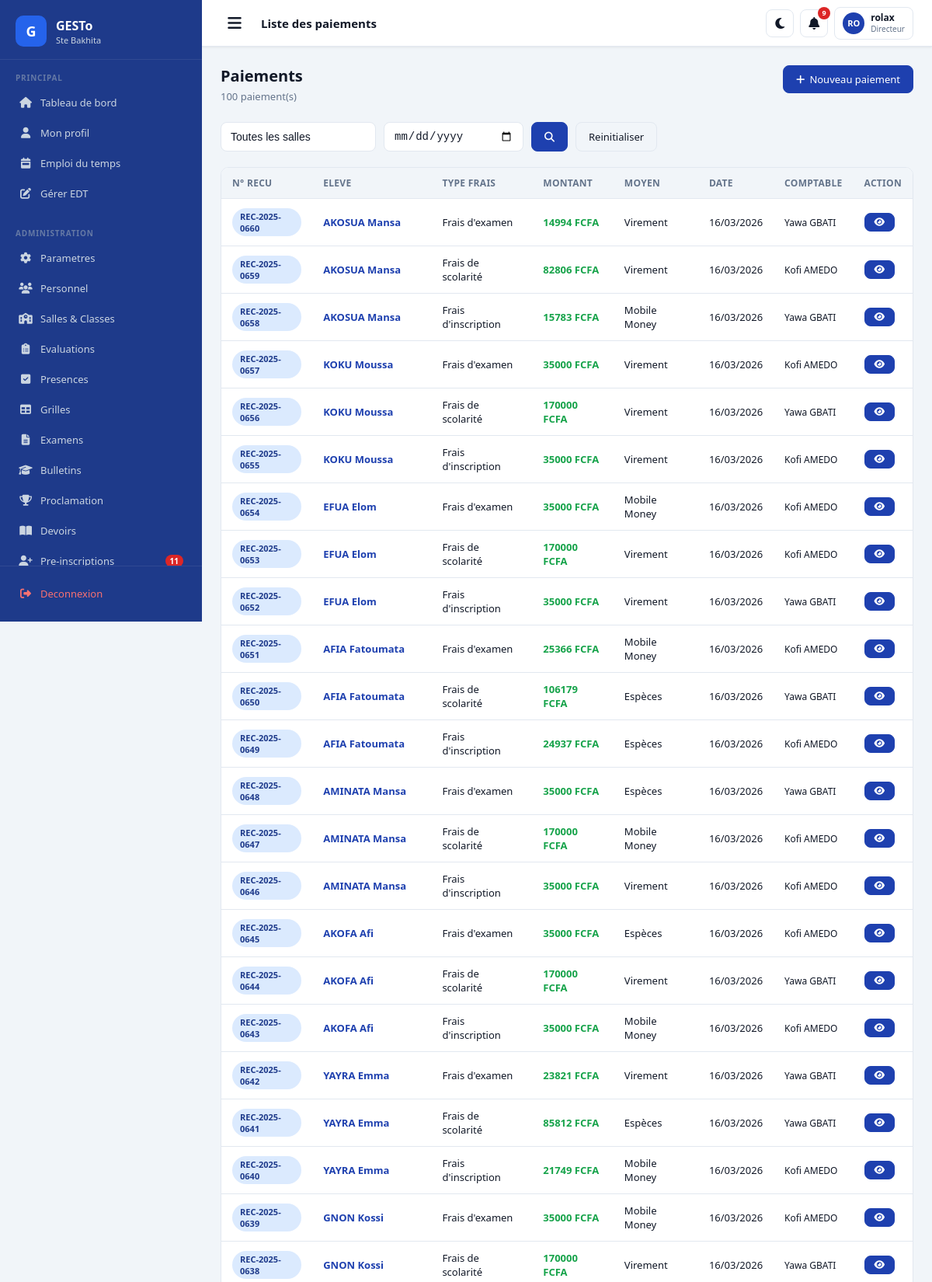
/finance/paiements/ (signed in, upper part), run on the app's committed database.
### apps/authentication/models.py (models this page shows, shortened)
class CustomUser(AbstractUser):
    ROLES = [
        ('DIRECTEUR', 'Directeur'),
        ('CENSEUR', 'Censeur'),
        ('PROFESSEUR', 'Professeur'),
        ('COMPTABLE', 'Comptable'),
        ('SURVEILLANT', 'Surveillant'),
        ('SECRETAIRE', 'Secrétaire'),
        ('PARENT', 'Parent'),
        ('ELEVE', 'Élève'),
    ]
    role = models.CharField(max_length=20, choices=ROLES, default='ELEVE')
    telephone = models.CharField(max_length=20, blank=True)
    telephone_wa = models.CharField(max_length=20, blank=True,
        help_text="Numéro WhatsApp avec indicatif ex: +22890000000")
    wa_verifie = models.BooleanField(default=False)
    photo = models.ImageField(upload_to='photos/personnel/', null=True, blank=True)
    adresse = models.CharField(max_length=200, blank=True)
    specialite = models.CharField(max_length=100, blank=True)
    date_prise_service = models.DateField(null=True, blank=True)
    preferences_notifications = models.JSONField(default=dict, blank=True)
    created_at = models.DateTimeField(auto_now_add=True)
    class Meta:
        verbose_name = 'Utilisateur'
        verbose_name_plural = 'Utilisateurs'
    @property
    def nom_complet(self):
        return self.get_full_name() or self.username

### apps/finance/models.py (models this page shows, shortened)
class Paiement(models.Model):
    MOYENS = [
        ('ESPECES', 'Espèces'), ('VIREMENT', 'Virement'),
        ('MOBILE_MONEY', 'Mobile Money'), ('CHEQUE', 'Chèque'),
    ]
    eleve = models.ForeignKey(
        'students.Eleve', on_delete=models.CASCADE, related_name='paiements')
    frais = models.ForeignKey(
        FraisEleve, on_delete=models.CASCADE, related_name='paiements')
    montant = models.DecimalField(max_digits=10, decimal_places=2)
    moyen = models.CharField(max_length=20, choices=MOYENS, default='ESPECES')
    reference = models.CharField(max_length=50, blank=True)
    date_paiement = models.DateField(auto_now_add=True)
    recu_par = models.ForeignKey(
        'authentication.CustomUser', on_delete=models.SET_NULL, null=True)
    numero_recu = models.CharField(max_length=30, blank=True)
    created_at = models.DateTimeField(auto_now_add=True)

class FraisEleve(models.Model):
    eleve = models.ForeignKey(
        'students.Eleve', on_delete=models.CASCADE, related_name='frais')
    type_frais = models.ForeignKey(TypeFrais, on_delete=models.CASCADE)
    annee = models.ForeignKey('academic.AnneeScolaire', on_delete=models.CASCADE)
    montant = models.DecimalField(max_digits=10, decimal_places=2)
    montant_paye = models.DecimalField(max_digits=10, decimal_places=2, default=0)
    created_at = models.DateTimeField(auto_now_add=True)
    class Meta:
        unique_together = ['eleve', 'type_frais', 'annee']

class TypeFrais(models.Model):
    nom = models.CharField(max_length=100)
    description = models.CharField(max_length=200, blank=True)
    est_obligatoire = models.BooleanField(default=True)

### apps/students/models.py (models this page shows, shortened)
class Eleve(models.Model):
    SEXES = [('M', 'Masculin'), ('F', 'Féminin')]
    STATUTS = [
        ('INSCRIT', 'Inscrit'), ('ACTIF', 'Actif'),
        ('SUSPENDU', 'Suspendu'), ('EXCLU', 'Exclu'), ('TRANSFERE', 'Transféré'),
    ]
    user = models.OneToOneField(
        'authentication.CustomUser', on_delete=models.CASCADE,
        related_name='profil_eleve', null=True, blank=True)
    matricule = models.CharField(max_length=30, unique=True)
    nom = models.CharField(max_length=100)
    prenom = models.CharField(max_length=100)
    sexe = models.CharField(max_length=1, choices=SEXES)
    date_naissance = models.DateField(null=True, blank=True)
    lieu_naissance = models.CharField(max_length=100, blank=True)
    photo = models.ImageField(upload_to='photos/eleves/', null=True, blank=True)
    statut = models.CharField(max_length=20, choices=STATUTS, default='INSCRIT')
    redoublant = models.BooleanField(default=False)
    contact_urgence = models.CharField(max_length=100, blank=True)
    telephone_urgence = models.CharField(max_length=20, blank=True)
    groupe_sanguin = models.CharField(max_length=5, blank=True)
    allergies = models.TextField(blank=True)
    created_at = models.DateTimeField(auto_now_add=True)
    class Meta:
        verbose_name = 'Élève'
        ordering = ['nom', 'prenom']
    @property
    def nom_complet(self):
        return f"{self.nom} {self.prenom}"

### apps/finance/views.py (the view)
        def wrapper(request, *args, **kwargs):
            if not request.user.is_authenticated:
                return redirect('login')
            if not (request.user.is_superuser or request.user.role in roles):
                messages.error(request, "Acces refuse.")
                return redirect('dashboard')
            return view_func(request, *args, **kwargs)

### apps/academic/models.py (called while the page is built)
    @classmethod
    def active(cls):
        return cls.objects.filter(est_active=True).first()

    @classmethod
    def active(cls, annee=None):
        qs = cls.objects.filter(est_active=True)
        if annee:
            qs = qs.filter(annee=annee)
        return qs.first()

### apps/core/templatetags/extras.py (called while the page is built)
@register.filter
def initiales(user):
    try:
        f = (user.first_name or '')[:1].upper()
        l = (user.last_name or '')[:1].upper()
        return f"{f}{l}" or user.username[:2].upper()
    except Exception:
        return '??'

### apps/finance/views.py (called while the page is built)
def role_requis(*roles):
    def decorator(view_func):
        def wrapper(request, *args, **kwargs):
            if not request.user.is_authenticated:
                return redirect('login')
            if not (request.user.is_superuser or request.user.role in roles):
                messages.error(request, "Acces refuse.")
                return redirect('dashboard')
            return view_func(request, *args, **kwargs)
        wrapper.__name__ = view_func.__name__
        return wrapper
    return decorator

### templates/finance/liste_paiements.html (shortened to what this page needs)
{% extends 'base.html' %}
{% block page_title %}Liste des paiements{% endblock %}
{% block content %}
<div class="page-header">
  <div>
    <h1>Paiements</h1>
    <p>{{ paiements.count }} paiement(s)</p>
  </div>
  <a href="{% url 'nouveau_paiement' %}" class="btn btn-primary">
    <i class="fas fa-plus"></i> Nouveau paiement
  </a>
</div>
<form method="get"
      style="display:flex;gap:10px;margin-bottom:20px;flex-wrap:wrap">
  <select name="salle" class="form-control" style="max-width:200px"
          onchange="this.form.submit()">
    <option value="">Toutes les salles</option>
  </select>
  <input type="date" name="date" value="{{ date_filtre }}"
         class="form-control" style="max-width:180px">
  <button type="submit" class="btn btn-primary">
    <i class="fas fa-search"></i>
  </button>
  <a href="{% url 'liste_paiements' %}" class="btn btn-secondary">
    Reinitialiser
  </a>
</form>
<div class="table-container">
  <table class="table">
    <thead>
      <tr>
        <th>N° Recu</th>
        <th>Eleve</th>
        <th>Type frais</th>
        <th>Montant</th>
        <th>Moyen</th>
        <th>Date</th>
        <th>Comptable</th>
        <th>Action</th>
      </tr>
    </thead>
    <tbody>
      {% for p in paiements %}
      <tr>
        <td>
          <span class="badge badge-primary">{{ p.numero_recu }}</span>
        </td>
        <td>
          <a href="{% url 'frais_eleve' p.eleve.pk %}"
             style="color:var(--primary);text-decoration:none;
                    font-weight:600">
            {{ p.eleve.nom_complet }}
          </a>
        </td>
        <td>{{ p.frais.type_frais.nom }}</td>
        <td style="color:var(--success);font-weight:600">
          {{ p.montant|floatformat:0 }} FCFA
        </td>
        <td>{{ p.get_moyen_display }}</td>
        <td>{{ p.date_paiement|date:"d/m/Y" }}</td>
        <td style="font-size:12px">{{ p.recu_par.nom_complet }}</td>
        <td>
          <a href="{% url 'recu_paiement' p.pk %}"
             class="btn btn-primary btn-sm">
            <i class="fas fa-eye"></i>
          </a>
        </td>
      </tr>
      {% endfor %}
    </tbody>
  </table>
</div>
{% endblock %}

### templates/base.html (shortened to what this page needs)
{% load static %}
{% load extras %}
<!DOCTYPE html>
<html lang="fr" data-theme="light">
<head>
  <link rel="stylesheet" href="{% static 'css/main.css' %}">
  <link rel="stylesheet"
        href="https://cdnjs.cloudflare.com/ajax/libs/font-awesome/6.5.0/css/all.min.css">
</head>
<body data-session-remaining="{{ session_remaining }}">
<div class="layout">
  <aside class="sidebar" id="sidebar">
    <div class="sidebar-logo">
      <div class="logo-icon">G</div>
      <div class="logo-text">
        <h1>GESTo</h1>
        <p>Ste Bakhita</p>
      </div>
    </div>
    <div style="flex:1;overflow-y:auto">
      <div class="sidebar-section">
        <div class="sidebar-section-label">Principal</div>
        <a href="{% url 'dashboard' %}"
           class="nav-item {% if request.path == '/' %}active{% endif %}">
          <span class="nav-icon"><i class="fas fa-home"></i></span>
          <span>Tableau de bord</span>
        </a>
        <a href="/profil/"
           class="nav-item {% if '/profil/' in request.path %}active{% endif %}">
          <span class="nav-icon"><i class="fas fa-user"></i></span>
          <span>Mon profil</span>
        </a>
        <a href="{% url 'vue_edt' %}"
           class="nav-item {% if '/emploi-du-temps/' in request.path %}active{% endif %}">
          <span class="nav-icon"><i class="fas fa-calendar-week"></i></span>
          <span>Emploi du temps</span>
        </a>
        {% if request.user.role in 'DIRECTEUR CENSEUR' %}
        <a href="{% url 'gestion_edt' %}"
           class="nav-item {% if '/emploi-du-temps/gestion/' in request.path %}active{% endif %}">
          <span class="nav-icon"><i class="fas fa-edit"></i></span>
          <span>Gérer EDT</span>
        </a>
        {% endif %}
      </div>
      {% if request.user.role in 'DIRECTEUR CENSEUR' %}
      <div class="sidebar-section">
        <div class="sidebar-section-label">Administration</div>
        {% if request.user.role == 'DIRECTEUR' or request.user.role == 'CENSEUR' %}
        <a href="{% url 'parametres' %}"
           class="nav-item {% if '/parametres/' in request.path %}active{% endif %}">
          <span class="nav-icon"><i class="fas fa-cog"></i></span>
          <span>Parametres</span>
        </a>
        {% endif %}
        <a href="/personnel/"
           class="nav-item {% if '/personnel/' in request.path %}active{% endif %}">
          <span class="nav-icon"><i class="fas fa-users"></i></span>
          <span>Personnel</span>
        </a>
        <a href="/salles/"
           class="nav-item {% if '/salles/' in request.path %}active{% endif %}">
          <span class="nav-icon"><i class="fas fa-school"></i></span>
          <span>Salles & Classes</span>
        </a>
        <a href="{% url 'liste_evaluations' %}"
           class="nav-item {% if '/notes/' in request.path %}active{% endif %}">
          <span class="nav-icon"><i class="fas fa-clipboard-list"></i></span>
          <span>Evaluations</span>
        </a>
        <a href="{% url 'liste_seances' %}"
           class="nav-item {% if '/presences/' in request.path %}active{% endif %}">
          <span class="nav-icon"><i class="fas fa-check-square"></i></span>
          <span>Presences</span>
        </a>
        <a href="{% url 'liste_grilles' %}"
           class="nav-item {% if '/notes/grilles/' in request.path %}active{% endif %}">
          <span class="nav-icon"><i class="fas fa-table"></i></span>
          <span>Grilles</span>
        </a>
        <a href="{% url 'liste_examens' %}"
           class="nav-item {% if '/notes/examens/' in request.path %}active{% endif %}">
          <span class="nav-icon"><i class="fas fa-file-alt"></i></span>
          <span>Examens</span>
        </a>
        <a href="{% url 'bulletins_salle' %}"
           class="nav-item {% if '/notes/bulletins/' in request.path %}active{% endif %}">
          <span class="nav-icon"><i class="fas fa-graduation-cap"></i></span>
          <span>Bulletins</span>
        </a>
        <a href="{% url 'proclamation' %}"
           class="nav-item {% if '/notes/proclamation/' in request.path %}active{% endif %}">
          <span class="nav-icon"><i class="fas fa-trophy"></i></span>
          <span>Proclamation</span>
        </a>
        <a href="{% url 'liste_devoirs' %}"
           class="nav-item {% if '/devoirs/' in request.path %}active{% endif %}">
          <span class="nav-icon"><i class="fas fa-book-open"></i></span>
          <span>Devoirs</span>
        </a>
        <a href="{% url 'liste_preinscriptions' %}"
           class="nav-item {% if '/inscription/admin/' in request.path %}active{% endif %}">
          <span class="nav-icon"><i class="fas fa-user-plus"></i></span>
          <span>Pre-inscriptions</span>
          {% if nb_preinscriptions_attente > 0 %}
          <span class="nav-badge">{{ nb_preinscriptions_attente }}</span>
          {% endif %}
        </a>
      </div>
      {% endif %}
    </div>
    <div class="sidebar-footer">
      <a href="/logout/" class="nav-item" style="color:#F87171">
        <span class="nav-icon"><i class="fas fa-sign-out-alt"></i></span>
        <span>Deconnexion</span>
      </a>
    </div>
  </aside>
  <div class="main-content">
    <nav class="navbar-top">
      <button class="navbar-toggle" onclick="toggleSidebar()">
        <i class="fas fa-bars"></i>
      </button>
      <span class="navbar-title">{% block page_title %}Tableau de bord{% endblock %}</span>
      <div class="navbar-actions">
        <button class="navbar-btn" id="theme-toggle"
                onclick="toggleTheme()" title="Mode sombre/clair">
          <i class="fas fa-moon"></i>
        </button>
        <a href="/messagerie/notifications/" class="navbar-btn"
           title="Notifications">
          <i class="fas fa-bell"></i>
          {% if nb_notifs > 0 %}
          <span class="notif-badge">{{ nb_notifs }}</span>
          {% endif %}
        </a>
        <a href="/profil/" class="user-menu">
          <div class="user-avatar">
            {{ request.user|initiales }}
          </div>
          <div class="user-info">
            <div class="user-name">{{ request.user.get_full_name|default:request.user.username|truncatechars:16 }}</div>
            <div class="user-role">{{ request.user.get_role_display }}</div>
          </div>
        </a>
      </div>
    </nav>
    <div class="page-body">
      {% block content %}{% endblock %}
    </div>
  </div>
</div>
</body>
</html>

### data on the page
CustomUser: user|initiales "RO", user.get_full_name "rolax", user.role "Directeur"
Paiement: numero_recu "REC-2025-0660", eleve.nom_complet "AKOSUA Mansa", frais.type_frais.nom "Frais d'examen", montant "14994", moyen "Virement", date_paiement "16/03/2026", recu_par.nom_complet "Yawa GBATI"
Paiement: numero_recu "REC-2025-0659", eleve.nom_complet "AKOSUA Mansa", frais.type_frais.nom "Frais de scolarité", montant "82806", moyen "Virement", date_paiement "16/03/2026", recu_par.nom_complet "Kofi AMEDO"
Paiement: numero_recu "REC-2025-0658", eleve.nom_complet "AKOSUA Mansa", frais.type_frais.nom "Frais d'inscription", montant "15783", moyen "Mobile Money", date_paiement "16/03/2026", recu_par.nom_complet "Yawa GBATI"
Paiement: numero_recu "REC-2025-0657", eleve.nom_complet "KOKU Moussa", frais.type_frais.nom "Frais d'examen", montant "35000", moyen "Virement", date_paiement "16/03/2026", recu_par.nom_complet "Kofi AMEDO"
Paiement: numero_recu "REC-2025-0656", eleve.nom_complet "KOKU Moussa", frais.type_frais.nom "Frais de scolarité", montant "170000", moyen "Virement", date_paiement "16/03/2026", recu_par.nom_complet "Yawa GBATI"
Paiement: numero_recu "REC-2025-0655", eleve.nom_complet "KOKU Moussa", frais.type_frais.nom "Frais d'inscription", montant "35000", moyen "Virement", date_paiement "16/03/2026", recu_par.nom_complet "Kofi AMEDO"
Paiement: numero_recu "REC-2025-0654", eleve.nom_complet "EFUA Elom", frais.type_frais.nom "Frais d'examen", montant "35000", moyen "Mobile Money", date_paiement "16/03/2026", recu_par.nom_complet "Kofi AMEDO"
Paiement: numero_recu "REC-2025-0653", eleve.nom_complet "EFUA Elom", frais.type_frais.nom "Frais de scolarité", montant "170000", moyen "Virement", date_paiement "16/03/2026", recu_par.nom_complet "Kofi AMEDO"
Paiement: numero_recu "REC-2025-0652", eleve.nom_complet "EFUA Elom", frais.type_frais.nom "Frais d'inscription", montant "35000", moyen "Virement", date_paiement "16/03/2026", recu_par.nom_complet "Yawa GBATI"
Paiement: numero_recu "REC-2025-0651", eleve.nom_complet "AFIA Fatoumata", frais.type_frais.nom "Frais d'examen", montant "25366", moyen "Mobile Money", date_paiement "16/03/2026", recu_par.nom_complet "Kofi AMEDO"
Paiement: numero_recu "REC-2025-0650", eleve.nom_complet "AFIA Fatoumata", frais.type_frais.nom "Frais de scolarité", montant "106179", moyen "Espèces", date_paiement "16/03/2026", recu_par.nom_complet "Yawa GBATI"
Paiement: numero_recu "REC-2025-0649", eleve.nom_complet "AFIA Fatoumata", frais.type_frais.nom "Frais d'inscription", montant "24937", moyen "Espèces", date_paiement "16/03/2026", recu_par.nom_complet "Kofi AMEDO"
Paiement: numero_recu "REC-2025-0648", eleve.nom_complet "AMINATA Mansa", frais.type_frais.nom "Frais d'examen", montant "35000", moyen "Espèces", date_paiement "16/03/2026", recu_par.nom_complet "Yawa GBATI"
Paiement: numero_recu "REC-2025-0647", eleve.nom_complet "AMINATA Mansa", frais.type_frais.nom "Frais de scolarité", montant "170000", moyen "Mobile Money", date_paiement "16/03/2026", recu_par.nom_complet "Kofi AMEDO"
Paiement: numero_recu "REC-2025-0646", eleve.nom_complet "AMINATA Mansa", frais.type_frais.nom "Frais d'inscription", montant "35000", moyen "Virement", date_paiement "16/03/2026", recu_par.nom_complet "Kofi AMEDO"
Paiement: numero_recu "REC-2025-0645", eleve.nom_complet "AKOFA Afi", frais.type_frais.nom "Frais d'examen", montant "35000", moyen "Espèces", date_paiement "16/03/2026", recu_par.nom_complet "Kofi AMEDO"
Paiement: numero_recu "REC-2025-0644", eleve.nom_complet "AKOFA Afi", frais.type_frais.nom "Frais de scolarité", montant "170000", moyen "Virement", date_paiement "16/03/2026", recu_par.nom_complet "Yawa GBATI"
Paiement: numero_recu "REC-2025-0643", eleve.nom_complet "AKOFA Afi", frais.type_frais.nom "Frais d'inscription", montant "35000", moyen "Mobile Money", date_paiement "16/03/2026", recu_par.nom_complet "Kofi AMEDO"
Paiement: numero_recu "REC-2025-0642", eleve.nom_complet "YAYRA Emma", frais.type_frais.nom "Frais d'examen", montant "23821", moyen "Virement", date_paiement "16/03/2026", recu_par.nom_complet "Yawa GBATI"
Paiement: numero_recu "REC-2025-0641", eleve.nom_complet "YAYRA Emma", frais.type_frais.nom "Frais de scolarité", montant "85812", moyen "Espèces", date_paiement "16/03/2026", recu_par.nom_complet "Yawa GBATI"
Paiement: numero_recu "REC-2025-0640", eleve.nom_complet "YAYRA Emma", frais.type_frais.nom "Frais d'inscription", montant "21749", moyen "Mobile Money", date_paiement "16/03/2026", recu_par.nom_complet "Kofi AMEDO"
Paiement: numero_recu "REC-2025-0639", eleve.nom_complet "GNON Kossi", frais.type_frais.nom "Frais d'examen", montant "35000", moyen "Mobile Money", date_paiement "16/03/2026", recu_par.nom_complet "Kofi AMEDO"
Paiement: numero_recu "REC-2025-0638", eleve.nom_complet "GNON Kossi", frais.type_frais.nom "Frais de scolarité", montant "170000", moyen "Virement", date_paiement "16/03/2026", recu_par.nom_complet "Yawa GBATI"

### other printed values
{{ nb_preinscriptions_attente }} "11"
{{ nb_notifs }} "9"
{{ paiements.count }} "100"
